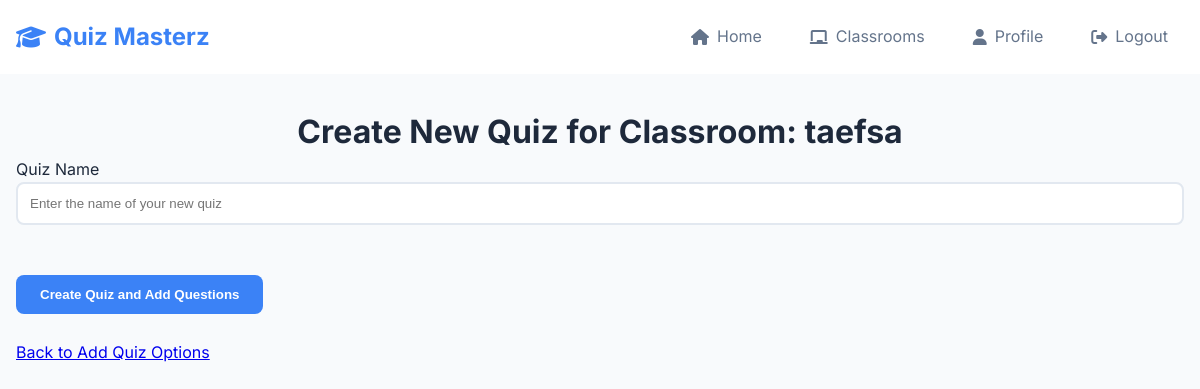
The app's page /teacher/classroom/1/create_quiz (signed in), older data.
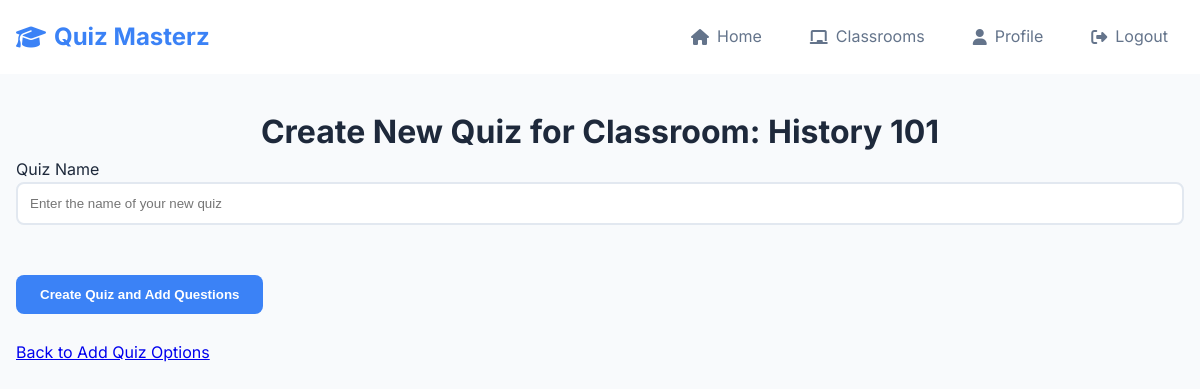
The same page, newer data.
### website/models.py (models this page shows, shortened)
class Classroom(db.Model):
    id = db.Column(db.Integer, primary_key=True)
    name = db.Column(db.String(100), nullable=False)
    teacher_id = db.Column(db.Integer, db.ForeignKey('user.id'), nullable=False)
    join_code = db.Column(db.String(8), unique=True, nullable=False)
    quizzes = db.relationship('Quiz', secondary=classroom_quizzes,
                              backref=db.backref('classrooms_assigned_to', lazy='dynamic'),
                              lazy='dynamic')
    quiz_attempts = db.relationship('StudentQuizAttempt', backref='classroom', lazy='dynamic')

### website/views.py (the view, shortened to what this page needs)
@views.route('/teacher/classroom/<int:classroom_id>/create_quiz', methods=['GET', 'POST'])
@login_required
def create_quiz_for_classroom(classroom_id):
    if current_user.role != 'teacher':
        flash('Access denied.', category='error')
        return redirect(url_for('views.home'))
    classroom = Classroom.query.get_or_404(classroom_id)
    if classroom.teacher_id != current_user.id:
        flash('You do not own this classroom context.', category='error')
        return redirect(url_for('views.teacher_classrooms'))
    return render_template('teacher_create_quiz.html', user=current_user, classroom=classroom)

### website/__init__.py (called while the page is built)
def create_app():
    app = Flask(__name__)
    app.config['SECRET_KEY'] = 'hjshjhdjah kjshkjdhjs'
    app.config['SQLALCHEMY_DATABASE_URI'] = f'sqlite:///{DB_NAME}'
    db.init_app(app)
    from .views import views
    from .auth import auth
    app.register_blueprint(views, url_prefix='/')
    app.register_blueprint(auth, url_prefix='/')
    with app.app_context():
        db.create_all()
    from .models import User, Classroom, Quiz, Question, Answer, StudentQuizAttempt
    login_manager = LoginManager()
    login_manager.login_view = 'auth.login'
    login_manager.init_app(app)
    @login_manager.user_loader
    def load_user(id):
        return User.query.get(int(id))
    return app

### website/templates/teacher_create_quiz.html (shortened to what this page needs)
{% extends "base.html" %}
{% block content %}
<h1 align="center">Create New Quiz for Classroom: {{ classroom.name }}</h1>
<div class="container">
    <form method="POST" action="{{ url_for('views.create_quiz_for_classroom', classroom_id=classroom.id) }}">
        <div class="form-group">
            <label for="quiz_name">Quiz Name</label>
            <input type="text" class="form-control" id="quiz_name" name="quiz_name" placeholder="Enter the name of your new quiz" required>
        </div>
        <br />
        <button type="submit" class="btn btn-primary">Create Quiz and Add Questions</button>
    </form>
    <br />
    <p><a href="{{ url_for('views.add_quiz_to_classroom', classroom_id=classroom.id) }}">Back to Add Quiz Options</a></p>
</div>
{% endblock %}

Row changes from the older to the newer data that the page shows:
changed Classroom: name "taefsa" → "History 101"
